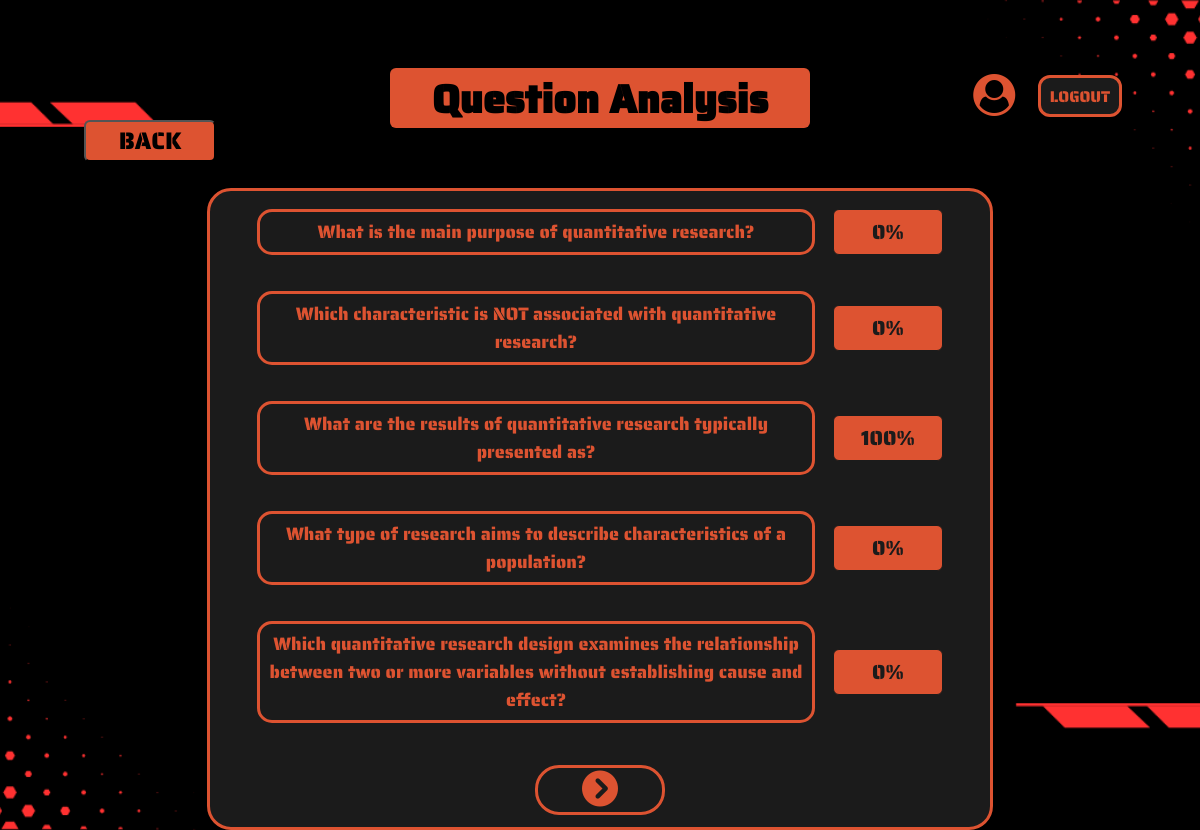
The page /Moderator/Question_Analysis.php (signed in) on the database its author committed.
### tables this page shows
CREATE TABLE `questions` (
  `question_id` varchar(25) NOT NULL,
  `question` text NOT NULL,
  `option_1` text NOT NULL,
  `option_2` text NOT NULL,
  `option_3` text NOT NULL,
  `option_4` text NOT NULL,
  `correct_answer` int(2) NOT NULL,
  `topic_id` varchar(25) DEFAULT NULL,
  `total_attempts` int(4) NOT NULL,
  `correct_attempts` int(4) NOT NULL
);

### Moderator/Question_Analysis.php (the view, shortened to what this page needs)
<!DOCTYPE html>
<html lang="en">
<head>
    <link rel="stylesheet" href="../styles.css">
    <link rel="stylesheet" href="https://cdnjs.cloudflare.com/ajax/libs/font-awesome/6.0.0-beta3/css/all.min.css">
    <link rel="stylesheet" href="https://cdnjs.cloudflare.com/ajax/libs/font-awesome/4.7.0/css/font-awesome.min.css">
</head>
<body>
    <h1>Question Analysis</h1>
    <div class="backbtn">
        <button onclick="location.href='Mod_Menu.php'">BACK</button>
    </div>
    <div class="question-container">
        <?php
        include "../assets/conn.php";
        $questionsPerPage = 5;
        $page = isset($_GET['page']) ? (int)$_GET['page'] : 1;
        $offset = ($page - 1) * $questionsPerPage;
        $sql = "SELECT question_ID, question, total_attempts, correct_attempts FROM Questions ORDER BY question_ID LIMIT $questionsPerPage OFFSET $offset";
        $result = $conn->query($sql);
        $totalQuestionsSql = "SELECT COUNT(*) as total FROM Questions";
        $totalResult = $conn->query($totalQuestionsSql);
        $totalQuestions = $totalResult->fetch_assoc()['total'];
        $totalPages = ceil($totalQuestions / $questionsPerPage);
        if ($result->num_rows > 0) {
            while ($row = $result->fetch_assoc()) {
                $correctAttempts = $row['correct_attempts'];
                $totalAttempts = $row['total_attempts'];
                $percentage = $totalAttempts > 0 ? ($correctAttempts / $totalAttempts) * 100 : 0;
                echo '<div class="question-item">
                <div class="question-text">' . htmlspecialchars($row["question"]) . '</div>
                <div class="percentage">' . number_format($percentage) . '%</div>
            </div>';
            }
        } else {
            echo "No questions found for this topic.";
        }
        echo '<div class="pagination">';
        if ($page < $totalPages) {
            echo '<button onclick="window.location.href=\'?page=' . ($page + 1) . '\'"><i class="fas fa-chevron-circle-right"></i></button>';
        }
        echo '</div>';
        ?>
    </div>
    <div class="top-right-container">
        <div class="user-icon">
            <span onclick="location.href='Mod_User_Profile.php'"><i style="font-size:3.5vw" class="fa">&#xf2bd;</i></span>
        </div>
        <button class="logout-button" onclick="location.href='../auth/Logout_Page.php'">LOGOUT</button>
    </div>
</body>
</html>

### styles.css (style rules this page uses)
body { background-image: url('images/background_image.png'); background-size: cover; background-position: center; background-repeat: no-repeat; background-attachment: fixed; height: 100%; font-family: 'CustomFont'; color: rgb(248, 0, 0); height: 720px; transition: font-size 0.2s ease; }

### Moderator/Question_Analysis.php (style rules this page uses)
body { color: rgb(221, 83, 49); }
h1 { position: relative; top: 5vw; display: block; align-items: center; background-color: rgb(221, 83, 49); color: black; border-radius: 0.5vw; width: 35vw; height: 5vw; margin: auto; text-align: center; font-size: 3.3vw; margin-bottom: 10vw; }
.backbtn { position: absolute; top: 10vw; left: 7vw; }
.backbtn button { font-family: 'CustomFont'; background-color: rgb(221, 83, 49); align-items: center; width: 11vw; height: 3.5vw; justify-content: center; font-size: 2vw; color: rgb(0, 0, 0); border-radius: 0.5vw; border-color: rgb(0, 0, 0); transition: font-size 0.2s ease; display: flex; cursor: pointer; }
.question-container { text-align: center; margin: auto; text-align: center; display: flex; flex-direction: column; align-items: center; max-width: 65vw; background: rgb(27, 27, 27); border: solid; border-color: rgb(221, 83, 49); border-radius: 2vw; }
.question-item { display: flex; align-items: center; justify-content: center; margin: 1.5vw; }
.question-text { margin-right: 1.5vw; padding: 0.5vw; font-family: 'CustomFont'; font-size: 1.5vw; background-color: rgb(27, 27, 27); color: rgb(221, 83, 49); border: solid; border-color: rgb(221, 83, 49); border-radius: 15px; width: 45vw; cursor: default; }
.pagination { text-align: center; margin-top: 2vw; margin-bottom: 1vw; border: solid; border-radius: 2vw; padding: 0.2vw; }
.pagination button { background-color: transparent; cursor: default; margin: 0 3vw; border: none; }
.pagination button i { font-size: 3vw; color: rgb(221, 83, 49); cursor: pointer; }
.top-right-container { position: absolute; top: 6.2vw; right: 15.4vw; display: flex; align-items: center; }
.top-right-container button { font-family: 'CustomFont'; background-color: rgb(27, 27, 27); color: rgb(221, 83, 49); border: solid; border-color: rgb(221, 83, 49); cursor: pointer; border-radius: 1vw; font-size: 1.3vw; position: absolute; left: 5.4vw; width: 7vw; height: 3.5vw; transition: font-size 0.2s ease; }
.user-icon { cursor: pointer; font-size: 1.5vw; }
.percentage { font-size: 1.7vw; color: rgb(27, 27, 27); background-color: rgb(221, 83, 49); padding: 0.5vw 1vw; border-radius: 0.5vw; border: solid 1px rgb(27, 27, 27); text-align: center; width: 7vw; }

### rows shown on the page
questions: question "What is the main purpose of quantitative research?", correct_attempts "0"
questions: question "Which characteristic is NOT associated with quantitative research?", correct_attempts "0"
questions: question "What are the results of quantitative research typically presented as?", percentage "100"
questions: question "What type of research aims to describe characteristics of a population?", correct_attempts "0"
questions: question "Which quantitative research design examines the relationship between two or more variables without establishing cause and effect?", total_attempts "0"
